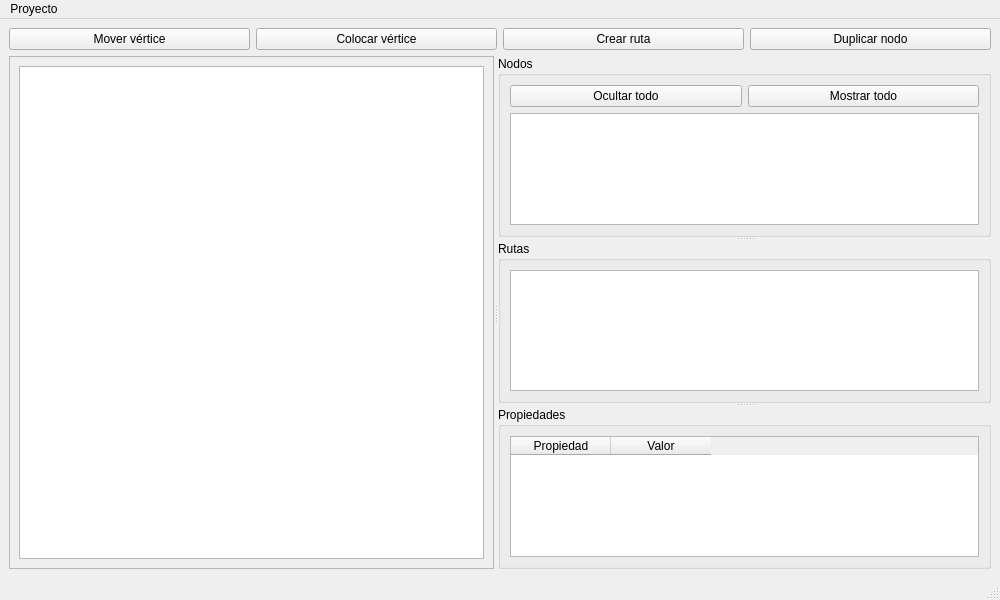
<?xml version="1.0" encoding="UTF-8"?>
<ui version="4.0">
 <class>MainWindow</class>
 <widget class="QMainWindow" name="MainWindow">
  <property name="geometry">
   <rect>
    <x>0</x>
    <y>0</y>
    <width>1000</width>
    <height>600</height>
   </rect>
  </property>
  <property name="windowTitle">
   <string>Editor de Tráfico</string>
  </property>
  <widget class="QWidget" name="centralwidget">
   <layout class="QVBoxLayout" name="mainLayout">

    <!-- Barra superior -->
    <item>
     <layout class="QHBoxLayout" name="toolbarLayout">
      <item>
       <widget class="QPushButton" name="mover_button">
        <property name="text">
         <string>Mover vértice</string>
        </property>
        <property name="checkable">
         <bool>true</bool>
        </property>
       </widget>
      </item>
      <item>
       <widget class="QPushButton" name="colocar_vertice_button">
        <property name="text">
         <string>Colocar vértice</string>
        </property>
        <property name="checkable">
         <bool>true</bool>
        </property>
       </widget>
      </item>
      <item>
       <widget class="QPushButton" name="crear_ruta_button">
        <property name="text">
         <string>Crear ruta</string>
        </property>
        <property name="checkable">
         <bool>true</bool>
        </property>
       </widget>
      </item>
      <item>
       <widget class="QPushButton" name="duplicar_nodo_button">
        <property name="text">
         <string>Duplicar nodo</string>
        </property>
        <property name="checkable">
         <bool>true</bool>
        </property>
       </widget>
      </item>
     </layout>
    </item>

    <!-- Splitter central -->
    <item>
     <widget class="QSplitter" name="splitter">
      <property name="orientation">
       <enum>Qt::Horizontal</enum>
      </property>

      <!-- Panel izquierdo: área de trabajo -->
      <widget class="QScrollArea" name="scrollAreaWork">
       <property name="widgetResizable">
        <bool>true</bool>
       </property>
       <widget class="QWidget" name="scrollAreaWidgetContentsWork">
        <layout class="QVBoxLayout" name="workLayout">
         <item>
          <widget class="QGraphicsView" name="marco_trabajo"/>
         </item>
        </layout>
       </widget>
      </widget>

      <!-- Panel derecho: Nodos, Rutas y Propiedades (redimensionables) -->
      <widget class="QWidget" name="sidePanel">
       <layout class="QVBoxLayout" name="sideLayout">
        <property name="leftMargin"><number>0</number></property>
        <property name="topMargin"><number>0</number></property>
        <property name="rightMargin"><number>0</number></property>
        <property name="bottomMargin"><number>0</number></property>
        <item>
         <widget class="QSplitter" name="sideSplitter">
          <property name="orientation">
           <enum>Qt::Vertical</enum>
          </property>
          <property name="childrenCollapsible">
           <bool>false</bool>
          </property>

          <!-- Sección Nodos -->
          <widget class="QGroupBox" name="groupNodos">
           <property name="title">
            <string>Nodos</string>
           </property>
           <property name="minimumSize">
            <size><width>0</width><height>80</height></size>
           </property>
           <layout class="QVBoxLayout" name="nodosLayout">
            <!-- Botones de visibilidad -->
            <item>
             <layout class="QHBoxLayout" name="visibilityButtonsLayout">
              <item>
               <widget class="QPushButton" name="btnOcultarTodo">
                <property name="text">
                 <string>Ocultar todo</string>
                </property>
                <property name="minimumHeight">
                 <number>25</number>
                </property>
                <property name="maximumWidth">
                 <number>100</number>
                </property>
               </widget>
              </item>
              <item>
               <widget class="QPushButton" name="btnMostrarTodo">
                <property name="text">
                 <string>Mostrar todo</string>
                </property>
                <property name="minimumHeight">
                 <number>25</number>
                </property>
                <property name="maximumWidth">
                 <number>100</number>
                </property>
               </widget>
              </item>
             </layout>
            </item>
            <!-- Fin botones de visibilidad -->
            <item>
             <widget class="QListWidget" name="nodosList"/>
            </item>
           </layout>
          </widget>

          <!-- Sección Rutas -->
          <widget class="QGroupBox" name="groupRutas">
           <property name="title">
            <string>Rutas</string>
           </property>
           <property name="minimumSize">
            <size><width>0</width><height>60</height></size>
           </property>
           <layout class="QVBoxLayout" name="rutasLayout">
            <item>
             <widget class="QListWidget" name="rutasList"/>
            </item>
           </layout>
          </widget>

          <!-- Sección Propiedades -->
          <widget class="QGroupBox" name="groupProperties">
           <property name="title">
            <string>Propiedades</string>
           </property>
           <property name="minimumSize">
            <size><width>0</width><height>80</height></size>
           </property>
           <layout class="QVBoxLayout" name="propertiesContainer">
            <item>
             <widget class="QTableWidget" name="propertiesTable">
              <property name="columnCount">
               <number>2</number>
              </property>
              <property name="rowCount">
               <number>0</number>
              </property>
              <column>
               <property name="text">
                <string>Propiedad</string>
               </property>
              </column>
              <column>
               <property name="text">
                <string>Valor</string>
               </property>
              </column>
             </widget>
            </item>
           </layout>
          </widget>

         </widget>
        </item>
       </layout>
      </widget>
     </widget>
    </item>

   </layout>
  </widget>

  <!-- Menú simplificado - Solo Proyecto -->
  <widget class="QMenuBar" name="menubar">
   <widget class="QMenu" name="menuProyecto">
    <property name="title">
     <string>Proyecto</string>
    </property>
   </widget>
   <addaction name="menuProyecto"/>
  </widget>
  <widget class="QStatusBar" name="statusbar"/>
 </widget>
 <resources/>
 <connections/>
</ui>
